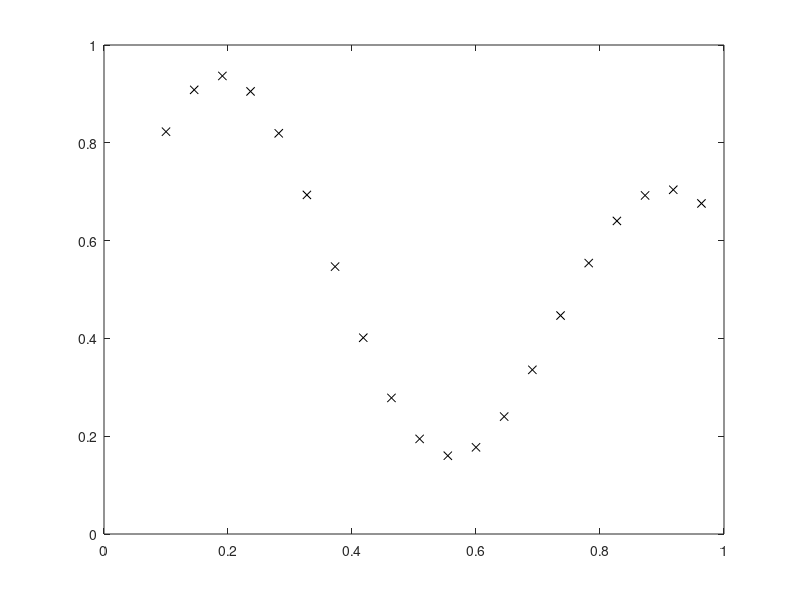

Write MATLAB code to recreate this figure. (Note: this script raises an error after producing the figure.)
clear
clc;

% 1. Duomenų paruošimas
X = 0.1:1/22:1;
N = size(X, 2);

f = @(x) (1 + 0.6*sin(2*pi*x/0.7) + 0.3*sin(2*pi*x))/2;
desired_output = f(X);

figure(1)
plot(X, desired_output, 'kx')

% 2. Tinklo struktūros pasirinkimas
% 1 įėjimas; 2 neuronai paslėptajame sluoksnyje, 1 išėjimas
% naudojamos Gauso funkcijos spindulio tipo bazinėse funkcijose

% 3. Pradinių parametrų reikšmių pasirinkimas

% I sluoksnis
c1 = randn(1), r1 = randn(1)
c2 = randn(1), r2 = randn(1)

new_centers = [];
[idx new_centers] = kmeans(X',2);

c1 = new_centers(1);
c2 = new_centers(2);

r1 = 0.1:1

% II sluoksnis
w1 = randn(1);
w2 = randn(1);
w0 = randn(1);

n = 0.01; % mokymo žingsnis

alpha = 0.1 ;  % Parametras, nusakančias naujų centrų priėmimo greitį
center_num = 10; % parametru variantu skaicius
epoch = 1000; % Mokymo epochų skaičius

% Gauso funkcija
gaussian = @(x, c, r) exp(-(x - c).^2 / (2 * r^2));

% Parametru fixuotas pasirinkimas ( pradedam nuo 0 iki 1)

fixed = 0 % fixed 1 arba 0 kad butu randomas

if fixed == 1
    
    
    c1_array = [0];
    c2_array = [0];
    r1_array = [0];
    r2_array = [0];

    for i = 1:center_num
        var = c1_array(i) + alpha;
        c1_array = [ c1_array  var];

        var = c2_array(i) + alpha;
        c2_array = [ c2_array  var];

        var = r1_array(i) + alpha;
        r1_array = [ r1_array  var];

        var = r2_array(i) + alpha;
        r2_array = [ r2_array  var];
    end
end

if fixed == 0

    c1_array = zeros(center_num,1)';
    c2_array = zeros(center_num,1)';
    r1_array = zeros(center_num,1)';
    r2_array = zeros(center_num,1)';

end

y_temp = [];
best_error = 100;

r_epoch = 6;
center_num = 26;
alpha = 0.1;


[c1_array,c2_array,r1_array,r2_array] = generating_centers(center_num,alpha,c1,c2,r1,r2,c1_array,c2_array,r1_array,r2_array);

params = choosing_centers([c1 c2 r1  r2],best_error,r_epoch,c1_array,c2_array,r1_array,r2_array,y_temp,gaussian,n,N,X,desired_output,w1,w2,w0);
c1 = params(1);
c2 = params(2);
r1 = params(3);
r2 = params(4);
best_error = params(5);

params

r_epoch = 3;
center_num = 6;
apha = 0.1;
iter = 0;
previous_error = 0;

while best_error > 0.0001
    
if previous_error == best_error
    apha = alpha + 0.125;
    r_epoch = 6;
end

if iter > 12
    break;
end


[c1_array,c2_array,r1_array,r2_array] = generating_centers(center_num,alpha,c1,c2,r1,r2,c1_array,c2_array,r1_array,r2_array);

params = choosing_centers([c1 c2 r1  r2],best_error,r_epoch,c1_array,c2_array,r1_array,r2_array,y_temp,gaussian,n,N,X,desired_output,w1,w2,w0);
params;
c1 = params(1);
c2 = params(2);
r1 = params(3);
r2 = params(4);
best_error = params(5);

params = [];

iter = iter + 1;
previous_error = best_error;
best_error;

end


% c1_array;
% c2_array;
% r1_array;
% r2_array;

% total_error = 0;
% best_error = 100;
% 
% y_temp = [];
% params = [];
% 
% r_epoch = 3;
% 
% 
% params = choosing_centers(best_error,r_epoch,c1_array,c2_array,r1_array,r2_array,y_temp,gaussian,n,N,X,desired_output,w1,w2,w0);
% 
% 
% c1 = params(1);
% c2 = params(2);
% r1 = params(3);
% r2 = params(4);
% 
% alpha = 0.1;
% center_num = 10;
% r_epoch = 5;
% 
% [c1_array,c2_array,r1_array,r2_array] = generating_centers(center_num,alpha,c1,c2,r1,r2,c1_array,c2_array,r1_array,r2_array);
% 
% params = choosing_centers(best_error,r_epoch,c1_array,c2_array,r1_array,r2_array,y_temp,gaussian,n,N,X,desired_output,w1,w2,w0);
% 
% c1 = params(1);
% c2 = params(2);
% r1 = params(3);
% r2 = params(4);
% 
% alpha = 0.1;
% center_num = 10;
% r_epoch = 10;
% 
% [c1_array,c2_array,r1_array,r2_array] = generating_centers(center_num,alpha,c1,c2,r1,r2,c1_array,c2_array,r1_array,r2_array);
% 
% params = choosing_centers(best_error,r_epoch,c1_array,c2_array,r1_array,r2_array,y_temp,gaussian,n,N,X,desired_output,w1,w2,w0);
% 
% c1 = params(1);
% c2 = params(2);
% r1 = params(3);
% r2 = params(4);
% 
% alpha = 0.1;
% center_num = 10;
% r_epoch = 15;
% 
% [c1_array,c2_array,r1_array,r2_array] = generating_centers(center_num,alpha,c1,c2,r1,r2,c1_array,c2_array,r1_array,r2_array);
% 
% params = choosing_centers(best_error,r_epoch,c1_array,c2_array,r1_array,r2_array,y_temp,gaussian,n,N,X,desired_output,w1,w2,w0);
% 
% c1 = params(1);
% c2 = params(2);
% r1 = params(3);
% r2 = params(4);







% for i_r1 = 2:size(r1_array,2)
%     for i_r2 = 2:size(r2_array,2)
%         for i_c2 = 2:size(c2_array,2)
%             for i_c1 = 2:size(c1_array,2)
%                 [y_temp,w1,w2,w0] = rbf(y_temp,gaussian,epoch,N,X,desired_output,n,w1,w2,w0,c1_array(i_c1),c2_array(i_c2),r1_array(i_r1),r2_array(i_r2));
%         
%                 total_error = (min(desired_output - y_temp))^2;
%                 total_error;
% 
%                 if total_error < best_error
%                     best_error = total_error;
%                     i_r1;
%                     i_r2;
%                     i_c2;
%                     best_params = [ c1_array(i_c1) c2_array(i_c2) r1_array(i_r1) r2_array(i_r2)];
% 
%                     
%                 end
%             end
%         end
%     end
% end




disp("Error " + best_error)
disp("Generated coefficents : ")
disp("r1 = " + r1);
disp("r2 = " + r2);
disp("c1 = " + c1);
disp("c2 = " + c2);


[y_temp,w1,w2,w0] = rbf(y_temp,gaussian,epoch,N,X,desired_output,n,w1,w2,w0,c1,c2,r1,r2);



% w0 =
% 
%    -0.3467
% 
% 
% w1 =
% 
%     1.2767
% 
% 
% w2 =
% 
%     1.0562

% 7. Tinklo testavimas

X_test = 0.1:1/30:1;
N_test = size(X_test, 2);
Y1 = zeros(1, N_test);

desired_output_test = f(X_test);

e = 0;

for indx = 1:N_test
    % I sluoksnis
    y1_1 = gaussian(X_test(indx), c1, r1);
    y2_1 = gaussian(X_test(indx), c2, r2);
    
    % II sluoksnis
    Y1(indx) = w1 * y1_1 + w2 * y2_1 + w0;

    % 8. Klaidos skaičiavimas E = 1/2*e^2;
    e = e + abs(desired_output_test(indx) - Y1(indx));
end

e = e / N_test;

disp("Error " + e)



figure(2)
plot(1:N_test, Y1, 'r', 1:N_test, Y1, 'ko')
hold on 
plot(1:N_test, desired_output_test, 'b', 1:N_test, desired_output_test, 'kx')
legend('predicted', 'predicted points', 'real', 'real points')

function [c1_array,c2_array,r1_array,r2_array] = generating_centers(center_num,alpha,c1,c2,r1,r2,c1_array,c2_array,r1_array,r2_array)

    center_pos = center_num/2;
    

    c1_array(center_pos) = [c1];
    c2_array(center_pos) = [c2];
    r1_array(center_pos) = [r1];
    r2_array(center_pos) = [r2];

    for i = center_pos:center_num-1
        
        var = c1_array(i) + alpha;
        c1_array(i+1) = var;

        var = c2_array(i) + alpha;
        c2_array(i+1) = var;

        var = r1_array(i) + alpha;
        r1_array(i+1) = var;

        var = r2_array(i) + alpha;
        r2_array(i+1) = var;
    end

    for i = center_pos:-1:2
        
        var = c1_array(i) - alpha;
        c1_array(i-1) = var;

        var = c2_array(i) - alpha;
        c2_array(i-1) = var;

        var = r1_array(i) - alpha;
        r1_array(i-1) = var;

        var = r2_array(i) - alpha;
        r2_array(i-1) = var;
    end
end



function [y_temp, w1,w2,w0,total_err] = rbf(y_temp,gaussian,epoch,N,X,desired_output,n,w1,w2,w0,c1,c2,r1,r2)

total_err = 0;

for k = 1:epoch
    for indx = 1:N
        % I sluoksnis
        y1_1 = gaussian(X(indx), c1, r1);
        y2_1 = gaussian(X(indx), c2, r2);

        % II sluoksnis
        y1 = w1 * y1_1 + w2 * y2_1 + w0;
        y_temp(indx) = y1;
        % 5. Klaidos skaičiavimas E = 1/2*e^2;
        e = desired_output(indx) - y1;
        total_err = total_err + abs(e);
        % 6. Tinklo koeficientų atnaujinimas
        % w = w + n*delta*IN;
        delta_w1 = n * e * y1_1;
        delta_w2 = n * e * y2_1;
        delta_w0 = n * e;

        w1 = w1 + delta_w1;
        w2 = w2 + delta_w2;
        w0 = w0 + delta_w0;

        %             r1_error = r1_error + e^2;
    end
end
end


function params = choosing_centers(best_params,best_error,epoch,c1_array,c2_array,r1_array,r2_array,y_temp,gaussian,n,N,X,desired_output,w1,w2,w0)
    
    total_error = 0;
    
    

    for i_r1 = 2:size(r1_array,2)
        for i_r2 = 2:size(r2_array,2)
            for i_c2 = 2:size(c2_array,2)
                for i_c1 = 2:size(c1_array,2)
                    [y_temp,w1,w2,w0,total_error] = rbf(y_temp,gaussian,epoch,N,X,desired_output,n,w1,w2,w0,c1_array(i_c1),c2_array(i_c2),r1_array(i_r1),r2_array(i_r2));

%                     total_error = (min(desired_output - y_temp))^2;
                     total_error;

                    if total_error < best_error
                        best_error = total_error;
                        i_r1;
                        i_r2;
                        i_c2;
                        best_params = [ c1_array(i_c1) c2_array(i_c2) r1_array(i_r1) r2_array(i_r2)];

                        
                    end
                end
            end
        end
    end
    
    params = [ best_params best_error];

end
